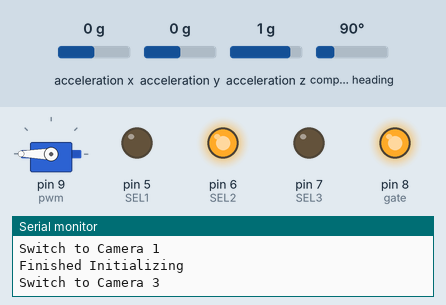
Recording of a sketch running on a simulated Arduino Uno, built with avr-gcc and run on an emulated ATmega328P. Parts: servo, output pins drawn as LEDs (lit = HIGH), the last lines printed to the serial monitor. The inputs (shaded band) are chosen by the test bench; at power-on: compass heading 90°, acceleration x 0 g, acceleration y 0 g, acceleration z 1 g.

Above: at 2.2 s.
2.3 s: compass heading set to 106°
3.8 s: compass heading set to 115°
At 4.7 s:
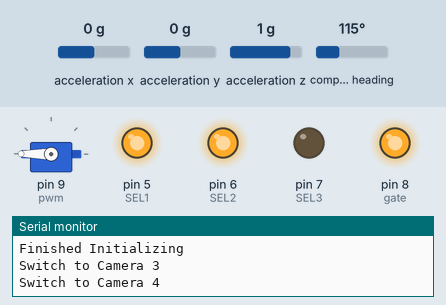
5.4 s: compass heading set to 180°
At 6.7 s:
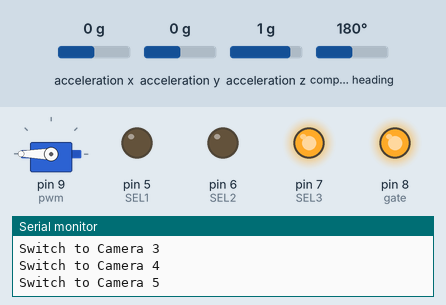
7.0 s: compass heading set to 196°
8.5 s: compass heading set to 202°
At 9.8 s:
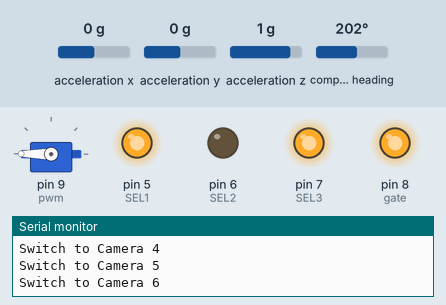
10.1 s: compass heading set to 7°
At 11.1 s:
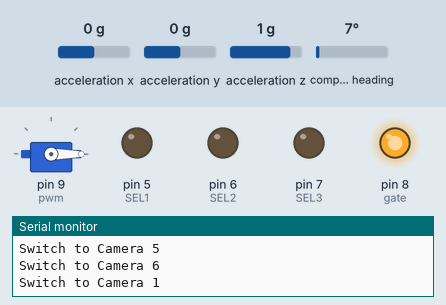
Timing chart, 0 to 12.7 s (numbered marks = the images above; inputs shaded):
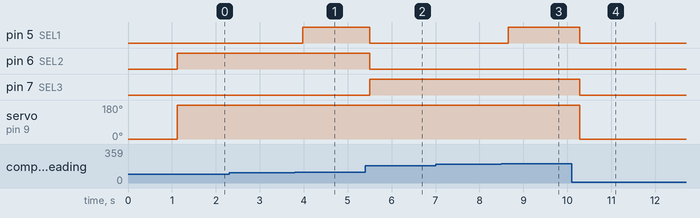

The sketch:

Octaplexer_2-0.ino
```cpp
#include <Wire.h>
#include <Adafruit_Sensor.h>
#include <Adafruit_BNO055.h>
#include <utility/imumaths.h>
#include <string.h>
#include <Servo.h>

struct CAM {
  char nm[9];
  uint8_t state;
  int low_range;
  int high_range;
  boolean enable;
};

#define PiCk  A0                      //Read or Write Data (write low)
#define PiLB  A1                      //Indicates which byte it is transmitting
#define PiHB  A2                      //Indicates which byte it is transmitting
#define Pi01  A3                      //Data Line 1
#define Pi02  2                       //Data line 2
#define Pi03  3                       //Data line 3
#define Pi04  4                       //Data line 4
//--------------
#define SEL1  5                       //Digital pin controlling SEL1
#define SEL2  6                       //Digital pin controlling SEL2
#define SEL3  7                       //Digital pin controlling SEL3
#define gate  8                       //Servo Connection MOSFET gate
#define pwm   9                       //Servo Connection PWM

#define numCams 8                     //Number of Camera's Connected
#define degreesPerCam (360/numCams)   //Calculation of degrees allocated per camera
#define degreesOffset 0               //Offset of Payload Zero Point (Camera 1 relative to sensor front)

/* Set the delay between fresh samples */
#define BNO055_SAMPLERATE_DELAY_MS (100)

Servo tilt;
Adafruit_BNO055 bno = Adafruit_BNO055(55);

//Prototypes
void displayCalStatus(void);
void cam1(void);
void cam2(void);
void cam3(void);
void cam4(void);
void cam5(void);
void cam6(void);
void cam7(void);
void cam8(void);
void initializeCams(void);
void switchCam(void);

//Global Variables
volatile int state;
volatile uint8_t g_sys, g_gyro, g_accel, g_mag;
volatile float absx, absy, absz;
struct CAM camera1, camera2, camera3, camera4, camera5, camera6, camera7, camera8;

void setup() {
  // put your setup code here, to run once:
  Serial.begin(9600);
  Serial.println("Orientation Sensor Test"); Serial.println("");
  tilt.attach(pwm, 1000, 2000);
  /* Initialise the sensor */
  if (!bno.begin())
  {
    /* There was a problem detecting the BNO055 ... check your connections */
    Serial.print("Ooops, no BNO055 detected ... Check your wiring or I2C ADDR!");
    while (1);
  }
  //Initialize GPIO
  pinMode(SEL1, OUTPUT);
  pinMode(SEL2, OUTPUT);
  pinMode(SEL3, OUTPUT);

  pinMode(PiCk, INPUT);
  pinMode(PiHB, INPUT);
  pinMode(PiLB, INPUT);
  pinMode(Pi01, INPUT);
  pinMode(Pi02, INPUT);
  pinMode(Pi03, INPUT);
  pinMode(Pi04, INPUT);

  //pinMode(pwm,OUTPUT);
  pinMode(gate, OUTPUT);
  digitalWrite(gate, HIGH);
  //Initialize Cameras
  initializeCams();
  cam1();

  //Initialize Globals
  absx, absy, absz = 0, 0, 0;
  g_sys, g_gyro, g_accel, g_mag = 0, 0, 0, 0;

  Serial.println("Finished Initializing");
  delay(1000);
  bno.setExtCrystalUse(true);
}


void loop() {
  // put your main code here, to run repeatedly:
  /* Get a new sensor event */
  sensors_event_t event;
  bno.getEvent(&event);

  absx = event.orientation.x;
  absy = event.orientation.y;
  absz = event.orientation.z;

  //  /* Display the floating point data */
  //  Serial.print("X: ");
  //  Serial.print(event.orientation.x, 4);
  //  Serial.print("\tY: ");
  //  Serial.print(event.orientation.y, 4);
  //  Serial.print("\tZ: ");
  //  Serial.print(event.orientation.z, 4);

  /* Optional: Display calibration status */
  displayCalStatus();

  /* New line for the next sample */
  //Serial.println("");

  /* Wait the specified delay before requesting nex data */
  delay(BNO055_SAMPLERATE_DELAY_MS);

  switchCam();
}


void displayCalStatus(void)
{
  /* Get the four calibration values (0..3) */
  /* Any sensor data reporting 0 should be ignored, */
  /* 3 means 'fully calibrated" */
  uint8_t system, gyro, accel, mag;
  system = gyro = accel = mag = 0;
  bno.getCalibration(&system, &gyro, &accel, &mag);

  /* The data should be ignored until the system calibration is > 0 */
  //  Serial.print("\t");
  //  if (!system)
  //  {
  //    Serial.print("! ");
  //  }
  //
  //  /* Display the individual values */
  //  Serial.print("Sys:");
  //  Serial.print(system, DEC);
  //  Serial.print(" G:");
  //  Serial.print(gyro, DEC);
  //  Serial.print(" A:");
  //  Serial.print(accel, DEC);
  //  Serial.print(" M:");
  //  Serial.print(mag, DEC);

  g_sys = system;
  g_gyro = gyro;
  g_accel = accel;
  g_mag = mag;
}

void initializeCams(void) {
  strcpy(camera1.nm, "Camera 1");
  camera1.state = 1;
  camera1.low_range = (float)(360 - degreesPerCam);
  camera1.high_range = (float)(degreesPerCam / 2);
  camera1.enable = true;
  Serial.print(camera1.nm); Serial.println(camera1.high_range);
  Serial.println(degreesPerCam);

  strcpy(camera2.nm, "Camera 2");
  camera2.state = 2;
  camera2.low_range = (float)(degreesPerCam / 2);
  camera2.high_range = (float)(degreesPerCam / 2 * 3);
  camera2.enable = true;

  strcpy(camera3.nm, "Camera 3");
  camera3.state = 3;
  camera3.low_range = camera2.high_range;
  camera3.high_range = (float)(degreesPerCam / 2 * 5);
  camera3.enable = true;

  strcpy(camera4.nm, "Camera 4");
  camera4.state = 4;
  camera4.low_range = camera3.high_range;
  camera4.high_range = (float)(degreesPerCam / 2 * 7);
  camera4.enable = true;

  strcpy(camera5.nm, "Camera 5");
  camera5.state = 5;
  camera5.low_range = camera4.high_range;
  camera5.high_range = (float)(degreesPerCam / 2 * 9);
  camera5.enable = true;

  strcpy(camera6.nm, "Camera 6");
  camera6.state = 6;
  camera6.low_range = camera5.high_range;
  camera6.high_range = (float)(degreesPerCam / 2 * 11);
  camera6.enable = true;

  strcpy(camera7.nm, "Camera 7");
  camera7.state = 7;
  camera7.low_range = camera6.high_range;
  camera7.high_range = (float)(degreesPerCam / 2 * 13);
  camera7.enable = true;

  strcpy(camera8.nm, "Camera 8");
  camera8.state = 8;
  camera8.low_range = camera7.high_range;
  camera8.high_range = (float)(degreesPerCam / 2 * 15);
  camera8.enable = true;
}

void switchCam(void) {
  //Serial.print("absx: ");Serial.println(absx);
  if ((camera1.high_range >= absx) && (numCams >= 1)) {
    if (state != camera1.state) {
      cam1();
    }
  }
  else if ((camera2.high_range >= absx) && (numCams >= 2)) {
    if (state != camera2.state) {
      cam2();
    }
  }
  else if ((camera3.high_range >= absx) && (numCams >= 3)) {
    if (state != camera3.state) {
      cam3();
    }
  }
  else if ((camera4.high_range >= absx) && (numCams >= 4)) {
    if (state != camera4.state) {
      cam4();
    }
  }
  else if ((camera5.high_range >= absx) && (numCams >= 5)) {
    if (state != camera5.state) {
      cam5();
    }
  }
  else if ((camera6.high_range >= absx) && (numCams >= 6)) {
    if (state != camera6.state) {
      cam6();
    }
  }
  else if ((camera7.high_range >= absx) && (numCams >= 7)) {
    if (state != camera7.state) {
      cam7();
    }
  }
  else if ((camera8.high_range >= absx) && (numCams >= 8)) {
    if (state != camera8.state) {
      cam8();
    }
  }
  else {
    if (state != camera1.state) {
      cam1();
    }
  }
}

void cam1(void) {
  Serial.print("Switch to "); Serial.println(camera1.nm);
  digitalWrite(SEL1, LOW);
  digitalWrite(SEL2, LOW);
  digitalWrite(SEL3, LOW);
  tilt.writeMicroseconds(1000);
  state = camera1.state;
}
void cam2(void) {
  Serial.println("Switch to Camera 2");
  digitalWrite(SEL1, HIGH);
  digitalWrite(SEL2, LOW);
  digitalWrite(SEL3, LOW);
  state = 2;
  tilt.writeMicroseconds(1500);
}
void cam3(void) {
  Serial.println("Switch to Camera 3");
  digitalWrite(SEL1, LOW);
  digitalWrite(SEL2, HIGH);
  digitalWrite(SEL3, LOW);
  tilt.writeMicroseconds(2000);
  state = 3;
}
void cam4(void) {
  Serial.println("Switch to Camera 4");
  digitalWrite(SEL1, HIGH);
  digitalWrite(SEL2, HIGH);
  digitalWrite(SEL3, LOW);
  state = 4;
}
void cam5(void) {
  Serial.println("Switch to Camera 5");
  digitalWrite(SEL1, LOW);
  digitalWrite(SEL2, LOW);
  digitalWrite(SEL3, HIGH);
  state = 5;
}
void cam6(void) {
  Serial.println("Switch to Camera 6");
  digitalWrite(SEL1, HIGH);
  digitalWrite(SEL2, LOW);
  digitalWrite(SEL3, HIGH);
  state = 6;
}
void cam7(void) {
  Serial.println("Switch to Camera 7");
  digitalWrite(SEL1, LOW);
  digitalWrite(SEL2, HIGH);
  digitalWrite(SEL3, HIGH);
  state = 7;
}
void cam8(void) {
  Serial.println("Switch to Camera 8");
  digitalWrite(SEL1, HIGH);
  digitalWrite(SEL2, HIGH);
  digitalWrite(SEL3, HIGH);
  state = 8;
}

//Data communication between ATMEGA328P and Raspberry Pi
int readCurrent(void) {
  return 0;
}
```

Measured:
- the behaviour switches between 110 and 111° on compass heading (found by bisection; images 0 and 1)
- the behaviour switches between 198 and 199° on compass heading (found by bisection; images 2 and 3)
- after the input at 2.3 s, every drawn part: stays the same
- after the input at 3.8 s, pin 5 (SEL1): LOW → HIGH after 0.17 s
- after the input at 5.4 s, pin 5 (SEL1), pin 6 (SEL2): HIGH → LOW after 0.10 s; pin 7 (SEL3): LOW → HIGH after 0.10 s
- after the input at 7.0 s, every drawn part: stays the same
- after the input at 8.5 s, pin 5 (SEL1): LOW → HIGH after 0.16 s
- after the input at 10.1 s, pin 5 (SEL1), pin 7 (SEL3): HIGH → LOW after 0.19 s; servo on pin 9 (pwm): 180° → 0° after 0.19 s
